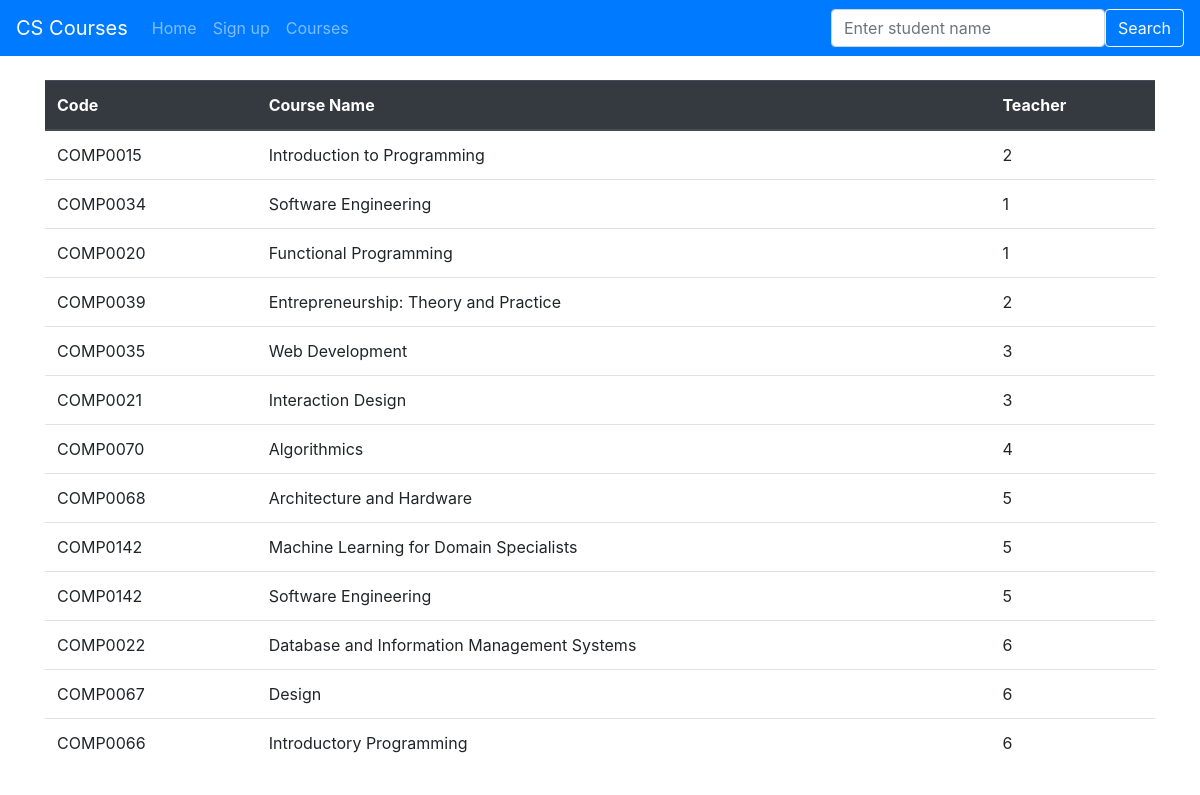
Screenshot of /courses with the database file from the repository.
### app/models.py (models this page shows, shortened)
class Course(db.Model):
    id = db.Column(db.Integer, primary_key=True)
    course_code = db.Column(db.Integer, nullable=False)
    name = db.Column(db.Text, nullable=False)
    teacher_id = db.Column(db.Integer, db.ForeignKey('teacher.id'), nullable=False)
    grades = db.relationship('Grade', backref='courses')

### app/main/routes.py (the view)
@bp_main.route('/courses', methods=['GET'])
def courses():
    courses = Course.query.all()
    return render_template("courses.html", courses=courses)

### app/templates/courses.html (shortened to what this page needs)
{% extends "base.html" %}
{% block content %}
{% if courses|length %}
<table class="table">
    <thead class="thead-dark">
    <tr>
        <th scope="col">Code</th>
        <th scope="col">Course Name</th>
        <th scope="col">Teacher</th>
    </tr>
    </thead>
    <tbody>
    {% for course in courses %}
    <tr>
        <td>{{ course.course_code }}</td>
        <td>{{ course.name }}</td>
        <td>{{ course.teacher_id }}</td>
    </tr>
    {% endfor %}
    </tbody>
</table>
{% else %}
<p>Sorry, no courses are available at this time</p>
{% endif %}
{% endblock %}

### app/templates/base.html (shortened to what this page needs)
<!DOCTYPE html>
<html lang="en">
<head>
    <link rel="stylesheet" href="{{ url_for('static', filename='css/bootstrap.css') }}">
</head>
<body>
<nav class="navbar navbar-expand bg-primary navbar-dark">
    <a class="navbar-brand" href="#">CS Courses</a>
    <ul class="navbar-nav">
        <li class="nav-item">
            <a class="nav-link" href="{{ url_for('main.index') }}">Home</a>
        </li>
        <li class="nav-item">
            <a class="nav-link" href="{{ url_for('main.signup') }}">Sign up</a>
        </li>
        <li class="nav-item">
            <a class="nav-link" href="{{ url_for('main.courses') }}">Courses</a>
        </li>
    </ul>
    <form class="form-inline ml-auto" action="search" method="post">
        <input class="form-control" type="search" placeholder="Enter student name" aria-label="Search" name="search_term">
        <button class="btn btn-primary btn-outline-light" type="submit">Search</button>
    </form>
</nav>
<br>
<div role=main class="container">
    {% block content %}{% endblock %}
</div>
</body>
</html>

### rows the page displays
Course: course_code "COMP0015", name "Introduction to Programming", teacher_id "2"
Course: course_code "COMP0034", name "Software Engineering", teacher_id "1"
Course: course_code "COMP0020", name "Functional Programming", teacher_id "1"
Course: course_code "COMP0039", name "Entrepreneurship: Theory and Practice", teacher_id "2"
Course: course_code "COMP0035", name "Web Development", teacher_id "3"
Course: course_code "COMP0021", name "Interaction Design", teacher_id "3"
Course: course_code "COMP0070", name "Algorithmics", teacher_id "4"
Course: course_code "COMP0068", name "Architecture and Hardware", teacher_id "5"
Course: course_code "COMP0142", name "Machine Learning for Domain Specialists", teacher_id "5"
Course: course_code "COMP0142", name "Software Engineering", teacher_id "5"
Course: course_code "COMP0022", name "Database and Information Management Systems", teacher_id "6"
Course: course_code "COMP0067", name "Design", teacher_id "6"
Course: course_code "COMP0066", name "Introductory Programming", teacher_id "6"
